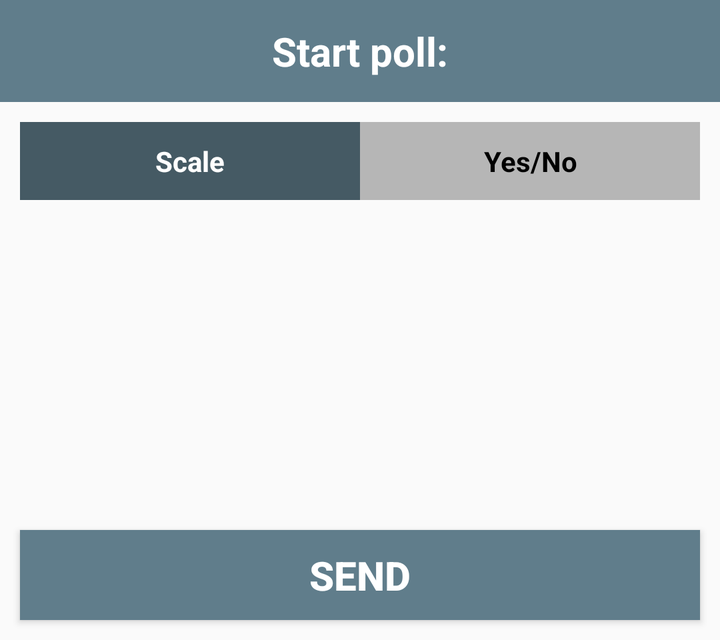
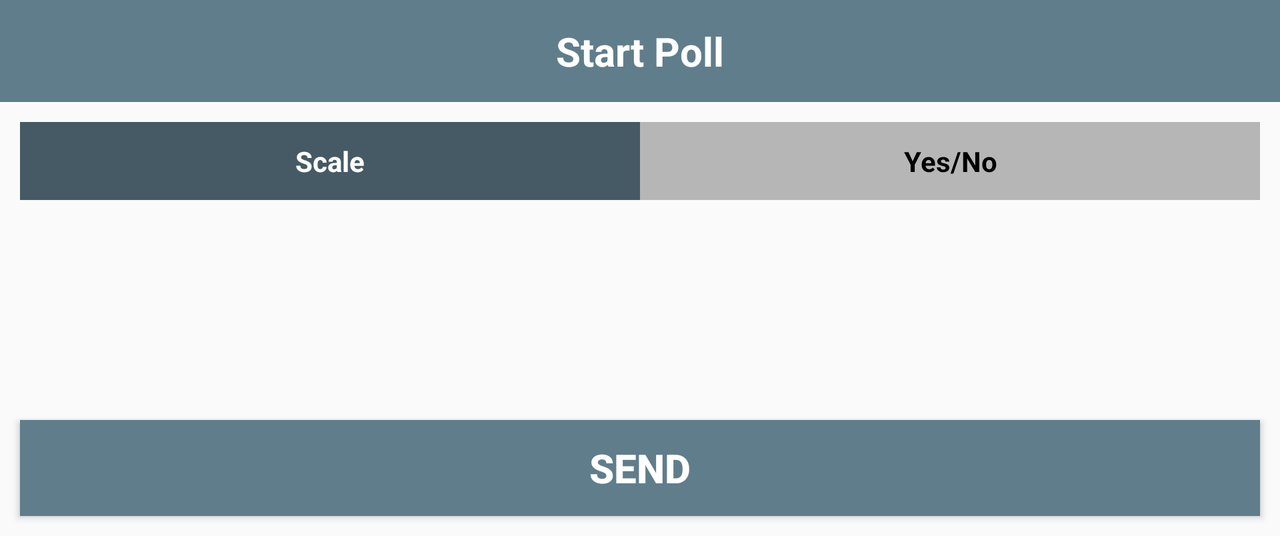

First picture: res/layout/ on a phone held upright. Second picture: the repository's own variant of that layout, on a device whose configuration matches the variant's folder. Source for both follows.
<!-- AndroidManifest.xml: application theme AppTheme -->
<!-- res/layout/dialog_fragment_poll.xml -->
<?xml version="1.0" encoding="utf-8"?>
<RelativeLayout xmlns:android="http://schemas.android.com/apk/res/android"
    android:layout_width="match_parent"
    android:layout_height="wrap_content"
    xmlns:app="http://schemas.android.com/apk/res-auto">

    <LinearLayout
        android:id="@+id/body"
        android:layout_width="match_parent"
        android:layout_height="wrap_content"
        android:orientation="vertical">

        <TextView
            android:id="@+id/title"
            android:layout_width="match_parent"
            android:layout_height="wrap_content"
            android:text="@string/prompt_start_poll"
            android:textStyle="bold"
            android:textSize="20sp"
            android:padding="12dp"
            android:gravity="center"
            android:background="@color/colorPrimary"
            android:textColor="@android:color/white" />

        <LinearLayout
            android:id="@+id/radios"
            android:orientation="vertical"
            android:layout_width="match_parent"
            android:layout_height="wrap_content">

            <RadioGroup
                android:padding="10dp"
                android:id="@+id/rg"
                android:layout_width="match_parent"
                android:layout_height="wrap_content"
                android:orientation="horizontal"
                android:layout_gravity="center">

                <RadioButton
                    android:id="@+id/radio1"
                    android:gravity="center"
                    android:background="@drawable/button_radio"
                    android:textColor="@drawable/button_radio_text"
                    android:textStyle="bold"
                    android:button="@null"
                    android:checked="true"
                    android:layout_width="match_parent"
                    android:layout_height="wrap_content"
                    android:layout_weight="1"
                    android:padding="10dp"
                    android:text="@string/radio_mode_1"/>

                <RadioButton
                    android:id="@+id/radio2"
                    android:gravity="center"
                    android:background="@drawable/button_radio"
                    android:textColor="@drawable/button_radio_text"
                    android:textStyle="bold"
                    android:button="@null"
                    android:layout_width="match_parent"
                    android:layout_height="wrap_content"
                    android:layout_weight="1"
                    android:padding="10dp"
                    android:text="@string/radio_mode_2"/>

            </RadioGroup>

        </LinearLayout>

        <EditText
            android:id="@+id/edit"
            android:gravity="top|left"
            android:layout_marginLeft="10dp"
            android:layout_marginRight="10dp"
            android:layout_marginBottom="60dp"
            android:layout_width="match_parent"
            android:layout_height="wrap_content"
            android:isScrollContainer="true"
            android:background="@android:color/transparent"
            android:minHeight="150dp" />

    </LinearLayout>

    <Button
        android:background="@drawable/button"
        android:id="@+id/send"
        android:layout_width="match_parent"
        android:layout_margin="10dp"
        android:layout_height="45dp"
        android:text="@string/send_button"
        android:textColor="@color/white"
        android:textStyle="bold"
        android:textSize="20sp"
        android:layout_alignBottom="@+id/body" />

    <ProgressBar
        android:id="@+id/progress"
        android:layout_width="wrap_content"
        android:layout_height="wrap_content"
        android:layout_centerInParent="true"
        android:visibility="invisible"/>

</RelativeLayout>
<!-- resources referenced by this layout -->
<resources>
  <color name="colorPrimary">#607D8B</color>
  <color name="white">#FFFFFF</color>
  <!-- drawable button (drawable) -->
  <?xml version="1.0" encoding="utf-8"?>
  <selector xmlns:android="http://schemas.android.com/apk/res/android">
      <item android:drawable="@color/colorPrimaryDark" android:state_pressed="true" />
      <item android:drawable="@color/divider" android:state_enabled="false" />
      <item android:drawable="@color/colorPrimary" />
  </selector>
  <!-- drawable button_radio (drawable) -->
  <?xml version="1.0" encoding="utf-8"?>
  <selector xmlns:android="http://schemas.android.com/apk/res/android" >
      <item android:state_checked="true">
          <shape android:shape="rectangle" >
              <solid android:color="@color/colorPrimaryDark" />
          </shape>
      </item>
      <item android:state_checked="false">
          <shape android:shape="rectangle"  >
              <solid android:color="@color/divider" />
          </shape>
      </item>
  </selector>
  <!-- drawable button_radio_text (drawable) -->
  <?xml version="1.0" encoding="utf-8"?>
  <selector xmlns:android="http://schemas.android.com/apk/res/android" >
      <item android:color="@color/white" android:state_checked="true" />
      <item android:color="#000" android:state_checked="false" />
  </selector>
  <string name="prompt_start_poll">Start poll:</string>
  <string name="radio_mode_1">Scale</string>
  <string name="radio_mode_2">Yes/No</string>
  <string name="send_button">Send</string>
  <style name="AppTheme" parent="Theme.AppCompat.Light.DarkActionBar">
          
          <item name="android:textColorPrimary">@color/primary_text</item>
          <item name="android:textColorSecondary">@color/primary_text</item>
          <item name="colorPrimary">@color/colorPrimary</item>
          <item name="colorPrimaryDark">@color/colorPrimaryDark</item>
          <item name="colorAccent">@color/colorAccent</item>
          <item name="windowActionModeOverlay">true</item>
          <item name="preferenceTheme">@style/AppTheme.Preference</item>
      </style>
  <color name="colorPrimaryDark">#455A64</color>
  <color name="divider">#B6B6B6</color>
  <color name="primary_text">#212121</color>
  <color name="colorAccent">#FFC107</color>
  <style name="AppTheme.Preference" parent="@style/PreferenceThemeOverlay" />
</resources>
<!-- res/layout-land/dialog_fragment_poll.xml (the repository's variant of the layout above) -->
<!-- drawn on the phone turned sideways -->
<?xml version="1.0" encoding="utf-8"?>
<RelativeLayout xmlns:android="http://schemas.android.com/apk/res/android"
    android:layout_width="match_parent"
    android:layout_height="wrap_content"
    xmlns:app="http://schemas.android.com/apk/res-auto">

    <LinearLayout
        android:layout_width="match_parent"
        android:layout_height="wrap_content"
        android:orientation="vertical">

        <TextView
            android:id="@+id/title"
            android:layout_width="match_parent"
            android:layout_height="wrap_content"
            android:text="@string/start_button"
            android:gravity="center"
            android:textStyle="bold"
            android:textSize="20sp"
            android:padding="12dp"
            android:background="@color/colorPrimary"
            android:textColor="@android:color/white" />

        <LinearLayout
            android:orientation="vertical"
            android:layout_width="match_parent"
            android:layout_height="wrap_content">

            <RadioGroup
                android:id="@+id/rg"
                android:padding="10dp"
                android:layout_width="match_parent"
                android:layout_height="wrap_content"
                android:orientation="horizontal"
                android:layout_gravity="center">

                <RadioButton
                    android:id="@+id/radio1"
                    android:gravity="center"
                    android:background="@drawable/button_radio"
                    android:textColor="@drawable/button_radio_text"
                    android:textStyle="bold"
                    android:button="@null"
                    android:checked="true"
                    android:layout_width="match_parent"
                    android:layout_height="wrap_content"
                    android:layout_weight="1"
                    android:padding="10dp"
                    android:text="@string/radio_mode_1"/>

                <RadioButton
                    android:id="@+id/radio2"
                    android:gravity="center"
                    android:background="@drawable/button_radio"
                    android:textColor="@drawable/button_radio_text"
                    android:textStyle="bold"
                    android:button="@null"
                    android:layout_width="match_parent"
                    android:layout_height="wrap_content"
                    android:layout_weight="1"
                    android:padding="10dp"
                    android:text="@string/radio_mode_2"/>

            </RadioGroup>

        </LinearLayout>

        <EditText
            android:id="@+id/edit"
            android:gravity="top|left"
            android:layout_marginLeft="10dp"
            android:layout_marginRight="10dp"
            android:background="@android:color/transparent"
            android:layout_width="match_parent"
            android:layout_height="90dp" />

        <Button
            android:background="@drawable/button"
            android:id="@+id/send"
            android:layout_margin="10dp"
            android:layout_width="match_parent"
            android:layout_height="wrap_content"
            android:text="@string/send_button"
            android:textColor="@color/white"
            android:textStyle="bold"
            android:textSize="20sp"
            android:textAllCaps="true"/>

    </LinearLayout>

    <ProgressBar
        android:id="@+id/progress"
        android:layout_width="wrap_content"
        android:layout_height="wrap_content"
        android:layout_centerInParent="true"
        android:visibility="invisible"/>

</RelativeLayout>
<!-- resources referenced by the variant -->
<!-- as the phone turned sideways resolves them -->
<resources>
  <color name="colorPrimary">#607D8B</color>
  <color name="white">#FFFFFF</color>
  <!-- drawable button (drawable) -->
  <?xml version="1.0" encoding="utf-8"?>
  <selector xmlns:android="http://schemas.android.com/apk/res/android">
      <item android:drawable="@color/colorPrimaryDark" android:state_pressed="true" />
      <item android:drawable="@color/divider" android:state_enabled="false" />
      <item android:drawable="@color/colorPrimary" />
  </selector>
  <!-- drawable button_radio (drawable) -->
  <?xml version="1.0" encoding="utf-8"?>
  <selector xmlns:android="http://schemas.android.com/apk/res/android" >
      <item android:state_checked="true">
          <shape android:shape="rectangle" >
              <solid android:color="@color/colorPrimaryDark" />
          </shape>
      </item>
      <item android:state_checked="false">
          <shape android:shape="rectangle"  >
              <solid android:color="@color/divider" />
          </shape>
      </item>
  </selector>
  <!-- drawable button_radio_text (drawable) -->
  <?xml version="1.0" encoding="utf-8"?>
  <selector xmlns:android="http://schemas.android.com/apk/res/android" >
      <item android:color="@color/white" android:state_checked="true" />
      <item android:color="#000" android:state_checked="false" />
  </selector>
  <string name="radio_mode_1">Scale</string>
  <string name="radio_mode_2">Yes/No</string>
  <string name="send_button">Send</string>
  <string name="start_button">Start Poll</string>
  <style name="AppTheme" parent="Theme.AppCompat.Light.DarkActionBar">
          
          <item name="android:textColorPrimary">@color/primary_text</item>
          <item name="android:textColorSecondary">@color/primary_text</item>
          <item name="colorPrimary">@color/colorPrimary</item>
          <item name="colorPrimaryDark">@color/colorPrimaryDark</item>
          <item name="colorAccent">@color/colorAccent</item>
          <item name="windowActionModeOverlay">true</item>
          <item name="preferenceTheme">@style/AppTheme.Preference</item>
      </style>
  <color name="colorPrimaryDark">#455A64</color>
  <color name="divider">#B6B6B6</color>
  <color name="primary_text">#212121</color>
  <color name="colorAccent">#FFC107</color>
  <style name="AppTheme.Preference" parent="@style/PreferenceThemeOverlay" />
</resources>
